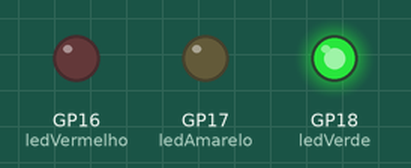
The program below on a simulated Raspberry Pi Pico running MicroPython. Shown: output pins drawn as LEDs (lit = HIGH).

Above: at 0.1 s.
At 3.1 s:
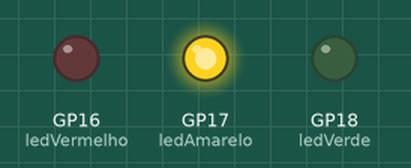
At 9.1 s:
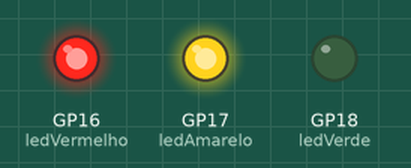
At 16.1 s:
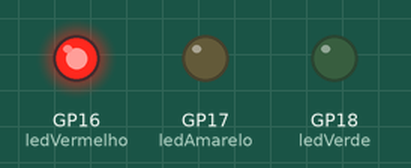
At 36.1 s:
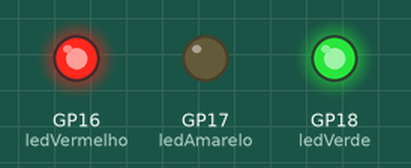
Timing chart, 0 to 40.0 s (numbered marks = the images above):
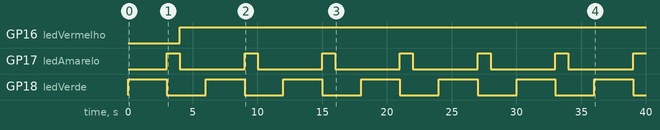

Measured:
- by itself, GP16 (ledVermelho): LOW → HIGH at 4.0 s
- by itself, GP17 (ledAmarelo): alternates HIGH for 1.0 s and LOW for 5.0 s
- by itself, GP18 (ledVerde): alternates HIGH for 3.0 s and LOW for 3.0 s

The program:

exercicio_semaforo.py
```python
from machine import Pin
from utime import sleep

ledVermelho = Pin(16, Pin.OUT)
ledAmarelo = Pin(17, Pin.OUT)
ledVerde = Pin(18, Pin.OUT)

ledVermelho.value(0)
ledAmarelo.value(0)
ledVerde.value(0)

#forma 1:
while True:
    #Semáforo ABRIU
    ledVerde.value(1)
    ledAmarelo.value(0)
    sleep(3)

    #Semáforo ATENÇÃO
    ledVerde.value(0)
    ledAmarelo.value(1)
    sleep(1)

    #Semáforo FECHADO
    ledAmarelo.value(0)
    ledVermelho.value(1)
    sleep(2)


#forma 2:
#ordem = [(ledVerde,3),(ledAmarelo, 1),(ledVermelho,2)]

#while True:
    #for led, tempo in ordem:
        #led.value(1)
        #sleep(tempo)
        #led.value(0)

#forma 3:
    #semaforo_caboVerde = [Pin(16, Pin.OUT),3, Pin(18, Pin.OUT), Pin(17, Pin.OUT)]
#tempos = [3,2,1]

#while True:
    #for i in range(len(semoforo_caboVerde)):
       #semoforo_caboVerde[i].toggle()
        #sleep(tempos[i])
        #semoforo_caboVerde[i].toggle()
```
